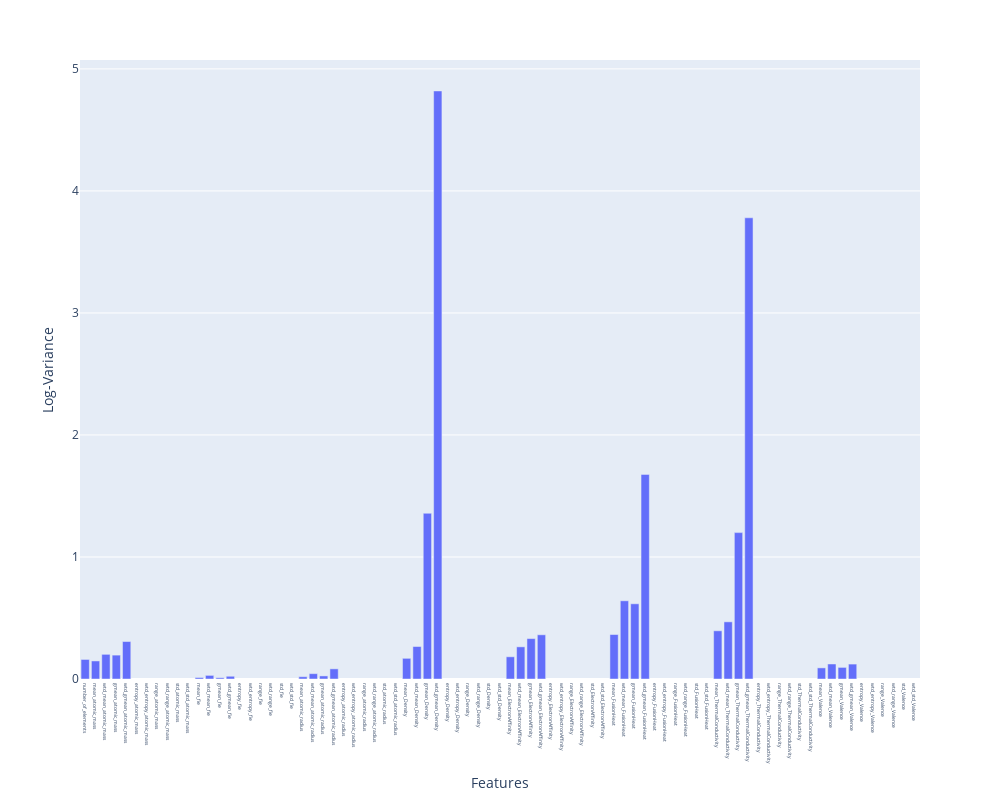

Notebook code cell kept with this figure:
### Markdown cell above
#### 0.6 - Inferring the variance of attributes

### Code cell
c = X_train.columns
variances = []
for c in X_train:
    var = np.var(np.log(df[c]))
    #var = np.var(X_train[c])
    d = {"Features": c, "Variance": var}
    variances.append(d)

var_log = pd.DataFrame(variances)

fig = px.bar(var_log, x='Features', y='Variance', width=1000, height=800)
fig.update_layout(xaxis=dict(tickfont=dict(size=5)))
fig.update_layout(yaxis_title="Log-Variance")
fig.show()

### Figure 1 — Plotly figure (JSON) as saved in the notebook; plotly's stock layout.template omitted (floating-point values rounded to 4 significant figures)
{"data": [{"alignmentgroup": "True", "hovertemplate": "Features=%{x}<br>Variance=%{y}<extra></extra>", "legendgroup": "", "marker": {"color": "#636efa", "pattern": {"shape": ""}}, "name": "", "offsetgroup": "", "orientation": "v", "showlegend": false, "textposition": "auto", "type": "bar", "x": ["number_of_elements", "mean_atomic_mass", "wtd_mean_atomic_mass", "gmean_atomic_mass", "wtd_gmean_atomic_mass", "entropy_atomic_mass", "wtd_entropy_atomic_mass", "range_atomic_mass", "wtd_range_atomic_mass", "std_atomic_mass", "wtd_std_atomic_mass", "mean_fie", "wtd_mean_fie", "gmean_fie", "wtd_gmean_fie", "entropy_fie", "wtd_entropy_fie", "range_fie", "wtd_range_fie", "std_fie", "wtd_std_fie", "mean_atomic_radius", "wtd_mean_atomic_radius", "gmean_atomic_radius", "wtd_gmean_atomic_radius", "entropy_atomic_radius", "wtd_entropy_atomic_radius", "range_atomic_radius", "wtd_range_atomic_radius", "std_atomic_radius", "wtd_std_atomic_radius", "mean_Density", "wtd_mean_Density", "gmean_Density", "wtd_gmean_Density", "entropy_Density", "wtd_entropy_Density", "range_Density", "wtd_range_Density", "std_Density", "wtd_std_Density", "mean_ElectronAffinity", "wtd_mean_ElectronAffinity", "gmean_ElectronAffinity", "wtd_gmean_ElectronAffinity", "entropy_ElectronAffinity", "wtd_entropy_ElectronAffinity", "range_ElectronAffinity", "wtd_range_ElectronAffinity", "std_ElectronAffinity", "wtd_std_ElectronAffinity", "mean_FusionHeat", "wtd_mean_FusionHeat", "gmean_FusionHeat", "wtd_gmean_FusionHeat", "entropy_FusionHeat", "wtd_entropy_FusionHeat", "range_FusionHeat", "wtd_range_FusionHeat", "std_FusionHeat", "wtd_std_FusionHeat", "mean_ThermalConductivity", "wtd_mean_ThermalConductivity", "gmean_ThermalConductivity", "wtd_gmean_ThermalConductivity", "entropy_ThermalConductivity", "wtd_entropy_ThermalConductivity", "range_ThermalConductivity", "wtd_range_ThermalConductivity", "std_ThermalConductivity", "wtd_std_ThermalConductivity", "mean_Valence", "wtd_mean_Valence", "gmean_Valence", "wtd_gmean_Valence", "entropy_Valence", "wtd_entropy_Valence", "range_Valence", "wtd_range_Valence", "std_Valence", "wtd_std_Valence"], "xaxis": "x", "y": [0.1602, 0.1479, 0.2022, 0.1957, 0.307, null, null, null, null, null, null, 0.01214, 0.02956, 0.01041, 0.02242, null, null, null, null, null, null, 0.01883, 0.04368, 0.02522, 0.08317, null, null, null, null, null, null, 0.1695, 0.2662, 1.358, 4.819, null, null, null, null, null, null, 0.182, 0.2635, 0.3311, 0.3623, null, null, null, null, null, null, 0.3644, 0.641, 0.6164, 1.677, null, null, null, null, null, null, 0.395, 0.4685, 1.2, 3.78, null, null, null, null, null, null, 0.09117, 0.123, 0.09509, 0.1223, null, null, null, null, null, null], "yaxis": "y"}], "layout": {"barmode": "relative", "height": 800, "legend": {"tracegroupgap": 0}, "margin": {"t": 60}, "width": 1000, "xaxis": {"anchor": "y", "domain": [0, 1], "tickfont": {"size": 5}, "title": {"text": "Features"}}, "yaxis": {"anchor": "x", "domain": [0, 1], "title": {"text": "Log-Variance"}}}}
